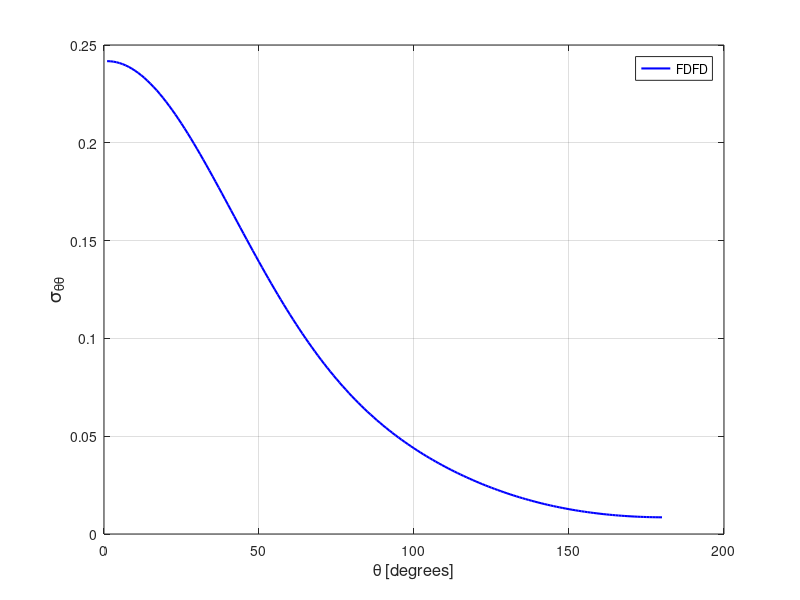

MATLAB code to generate this figure:
stt = [ 
    1  0.24174714E+00
    2  0.24168608E+00
    3  0.24150376E+00
    4  0.24120031E+00
    5  0.24077758E+00
    6  0.24023421E+00
    7  0.23957349E+00
    8  0.23879521E+00
    9  0.23790173E+00
   10  0.23689421E+00
   11  0.23577347E+00
   12  0.23454367E+00
   13  0.23320611E+00
   14  0.23176329E+00
   15  0.23021837E+00
   16  0.22857159E+00
   17  0.22682914E+00
   18  0.22499256E+00
   19  0.22306527E+00
   20  0.22105221E+00
   21  0.21895418E+00
   22  0.21677642E+00
   23  0.21452148E+00
   24  0.21219523E+00
   25  0.20979971E+00
   26  0.20734060E+00
   27  0.20481846E+00
   28  0.20224075E+00
   29  0.19961002E+00
   30  0.19693103E+00
   31  0.19420679E+00
   32  0.19144267E+00
   33  0.18864253E+00
   34  0.18580844E+00
   35  0.18294719E+00
   36  0.18006086E+00
   37  0.17715475E+00
   38  0.17423178E+00
   39  0.17129491E+00
   40  0.16834909E+00
   41  0.16539794E+00
   42  0.16244441E+00
   43  0.15949178E+00
   44  0.15654437E+00
   45  0.15360372E+00
   46  0.15067394E+00
   47  0.14775732E+00
   48  0.14485760E+00
   49  0.14197683E+00
   50  0.13911730E+00
   51  0.13628224E+00
   52  0.13347329E+00
   53  0.13069241E+00
   54  0.12794147E+00
   55  0.12522347E+00
   56  0.12253805E+00
   57  0.11988895E+00
   58  0.11727584E+00
   59  0.11470181E+00
   60  0.11216545E+00
   61  0.10966998E+00
   62  0.10721570E+00
   63  0.10480317E+00
   64  0.10243285E+00
   65  0.10010550E+00
   66  0.97821750E-01
   67  0.95581338E-01
   68  0.93384877E-01
   69  0.91232359E-01
   70  0.89123532E-01
   71  0.87059006E-01
   72  0.85038066E-01
   73  0.83059788E-01
   74  0.81125244E-01
   75  0.79233356E-01
   76  0.77382937E-01
   77  0.75575292E-01
   78  0.73807888E-01
   79  0.72081104E-01
   80  0.70394315E-01
   81  0.68746157E-01
   82  0.67136891E-01
   83  0.65564655E-01
   84  0.64029947E-01
   85  0.62530629E-01
   86  0.61066516E-01
   87  0.59636969E-01
   88  0.58241230E-01
   89  0.56877729E-01
   90  0.55545818E-01
   91  0.54245591E-01
   92  0.52974928E-01
   93  0.51733967E-01
   94  0.50521515E-01
   95  0.49336608E-01
   96  0.48178844E-01
   97  0.47047105E-01
   98  0.45941304E-01
   99  0.44859700E-01
  100  0.43802276E-01
  101  0.42768341E-01
  102  0.41757163E-01
  103  0.40767904E-01
  104  0.39800290E-01
  105  0.38853467E-01
  106  0.37927222E-01
  107  0.37020601E-01
  108  0.36133695E-01
  109  0.35265636E-01
  110  0.34415640E-01
  111  0.33584125E-01
  112  0.32770190E-01
  113  0.31973682E-01
  114  0.31193774E-01
  115  0.30430885E-01
  116  0.29684227E-01
  117  0.28953318E-01
  118  0.28238392E-01
  119  0.27539089E-01
  120  0.26854796E-01
  121  0.26185812E-01
  122  0.25531879E-01
  123  0.24892384E-01
  124  0.24267562E-01
  125  0.23657059E-01
  126  0.23060683E-01
  127  0.22478541E-01
  128  0.21910105E-01
  129  0.21355594E-01
  130  0.20814726E-01
  131  0.20287398E-01
  132  0.19773331E-01
  133  0.19272873E-01
  134  0.18785501E-01
  135  0.18311212E-01
  136  0.17849879E-01
  137  0.17401803E-01
  138  0.16965758E-01
  139  0.16542895E-01
  140  0.16132569E-01
  141  0.15734559E-01
  142  0.15348741E-01
  143  0.14975297E-01
  144  0.14614019E-01
  145  0.14264533E-01
  146  0.13926966E-01
  147  0.13601232E-01
  148  0.13286754E-01
  149  0.12983979E-01
  150  0.12692513E-01
  151  0.12412026E-01
  152  0.12142684E-01
  153  0.11884288E-01
  154  0.11636553E-01
  155  0.11399453E-01
  156  0.11172850E-01
  157  0.10956459E-01
  158  0.10750348E-01
  159  0.10554067E-01
  160  0.10367853E-01
  161  0.10191561E-01
  162  0.10024526E-01
  163  0.98671895E-02
  164  0.97190645E-02
  165  0.95801419E-02
  166  0.94504906E-02
  167  0.93295546E-02
  168  0.92176441E-02
  169  0.91144461E-02
  170  0.90198861E-02
  171  0.89337854E-02
  172  0.88560926E-02
  173  0.87870164E-02
  174  0.87260632E-02
  175  0.86731501E-02
  176  0.86286990E-02
  177  0.85923439E-02
  178  0.85637150E-02
  179  0.85435146E-02
  180  0.85313013E-02
  181  0.85270256E-02
  182  0.85306829E-02
  183  0.85423784E-02
  184  0.85620051E-02
  185  0.85898759E-02
  186  0.86257327E-02
  187  0.86695934E-02
  188  0.87216329E-02
  189  0.87819770E-02
  190  0.88505698E-02
  191  0.89276759E-02
  192  0.90130279E-02
  193  0.91069760E-02
  194  0.92095369E-02
  195  0.93208263E-02
  196  0.94409427E-02
  197  0.95699970E-02
  198  0.97081726E-02
  199  0.98555153E-02
  200  0.10012201E-01
  201  0.10178395E-01
  202  0.10354025E-01
  203  0.10539511E-01
  204  0.10734883E-01
  205  0.10940135E-01
  206  0.11155780E-01
  207  0.11381535E-01
  208  0.11617808E-01
  209  0.11864648E-01
  210  0.12122238E-01
  211  0.12390767E-01
  212  0.12670049E-01
  213  0.12960803E-01
  214  0.13262601E-01
  215  0.13576045E-01
  216  0.13901088E-01
  217  0.14237685E-01
  218  0.14586076E-01
  219  0.14946574E-01
  220  0.15319019E-01
  221  0.15703853E-01
  222  0.16100878E-01
  223  0.16510308E-01
  224  0.16932320E-01
  225  0.17366964E-01
  226  0.17814517E-01
  227  0.18274780E-01
  228  0.18748065E-01
  229  0.19234680E-01
  230  0.19734280E-01
  231  0.20247305E-01
  232  0.20773811E-01
  233  0.21313803E-01
  234  0.21867445E-01
  235  0.22434974E-01
  236  0.23016647E-01
  237  0.23612082E-01
  238  0.24221927E-01
  239  0.24846075E-01
  240  0.25484975E-01
  241  0.26138555E-01
  242  0.26806926E-01
  243  0.27490346E-01
  244  0.28189424E-01
  245  0.28903684E-01
  246  0.29634090E-01
  247  0.30380489E-01
  248  0.31143112E-01
  249  0.31922787E-01
  250  0.32719120E-01
  251  0.33532847E-01
  252  0.34364238E-01
  253  0.35213843E-01
  254  0.36081865E-01
  255  0.36968827E-01
  256  0.37875373E-01
  257  0.38801935E-01
  258  0.39748747E-01
  259  0.40716749E-01
  260  0.41706059E-01
  261  0.42717721E-01
  262  0.43752216E-01
  263  0.44809747E-01
  264  0.45891680E-01
  265  0.46998367E-01
  266  0.48130538E-01
  267  0.49288854E-01
  268  0.50474189E-01
  269  0.51687371E-01
  270  0.52928947E-01
  271  0.54200225E-01
  272  0.55501491E-01
  273  0.56834228E-01
  274  0.58198433E-01
  275  0.59595279E-01
  276  0.61025526E-01
  277  0.62490407E-01
  278  0.63990936E-01
  279  0.65527014E-01
  280  0.67100078E-01
  281  0.68710037E-01
  282  0.70359133E-01
  283  0.72047204E-01
  284  0.73775388E-01
  285  0.75543739E-01
  286  0.77352956E-01
  287  0.79203807E-01
  288  0.81097484E-01
  289  0.83033763E-01
  290  0.85012525E-01
  291  0.87035097E-01
  292  0.89101411E-01
  293  0.91211356E-01
  294  0.93364559E-01
  295  0.95562771E-01
  296  0.97804561E-01
  297  0.10008972E+00
  298  0.10241856E+00
  299  0.10479020E+00
  300  0.10720390E+00
  301  0.10965966E+00
  302  0.11215692E+00
  303  0.11469369E+00
  304  0.11727015E+00
  305  0.11988398E+00
  306  0.12253504E+00
  307  0.12522137E+00
  308  0.12794140E+00
  309  0.13069327E+00
  310  0.13347498E+00
  311  0.13628571E+00
  312  0.13912225E+00
  313  0.14198264E+00
  314  0.14486489E+00
  315  0.14776559E+00
  316  0.15068281E+00
  317  0.15361376E+00
  318  0.15655507E+00
  319  0.15950416E+00
  320  0.16245739E+00
  321  0.16541205E+00
  322  0.16836415E+00
  323  0.17131053E+00
  324  0.17424826E+00
  325  0.17717145E+00
  326  0.18007894E+00
  327  0.18296547E+00
  328  0.18582724E+00
  329  0.18866152E+00
  330  0.19146225E+00
  331  0.19422631E+00
  332  0.19695032E+00
  333  0.19962989E+00
  334  0.20226072E+00
  335  0.20483834E+00
  336  0.20735988E+00
  337  0.20981990E+00
  338  0.21221513E+00
  339  0.21454108E+00
  340  0.21679538E+00
  341  0.21897274E+00
  342  0.22106972E+00
  343  0.22308318E+00
  344  0.22500968E+00
  345  0.22684537E+00
  346  0.22858712E+00
  347  0.23023225E+00
  348  0.23177700E+00
  349  0.23321906E+00
  350  0.23455583E+00
  351  0.23578469E+00
  352  0.23690347E+00
  353  0.23791012E+00
  354  0.23880340E+00
  355  0.23958065E+00
  356  0.24024031E+00
  357  0.24078238E+00
  358  0.24120472E+00
  359  0.24150635E+00
  360  0.24168654E+00
 ]; 
plot(stt(1:180,1),stt(1:180,2),'b-','linewidth',1.5 ); 
grid on 
legend('FDFD');
xlabel('\theta [degrees]','FontSize',12);
ylabel('\sigma_{\theta\theta}','FontSize',14);
